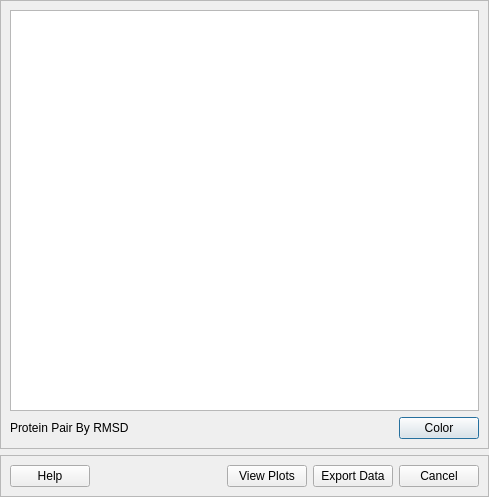
<?xml version="1.0" encoding="UTF-8"?>
<ui version="4.0">
 <class>Dialog</class>
 <widget class="QDialog" name="Dialog">
  <property name="geometry">
   <rect>
    <x>0</x>
    <y>0</y>
    <width>489</width>
    <height>497</height>
   </rect>
  </property>
  <property name="windowTitle">
   <string>Dialog</string>
  </property>
  <layout class="QVBoxLayout" name="verticalLayout_4">
   <property name="leftMargin">
    <number>0</number>
   </property>
   <property name="topMargin">
    <number>0</number>
   </property>
   <property name="rightMargin">
    <number>0</number>
   </property>
   <property name="bottomMargin">
    <number>0</number>
   </property>
   <item>
    <widget class="QFrame" name="frame">
     <property name="frameShape">
      <enum>QFrame::StyledPanel</enum>
     </property>
     <property name="frameShadow">
      <enum>QFrame::Raised</enum>
     </property>
     <layout class="QVBoxLayout" name="verticalLayout_2">
      <item>
       <layout class="QVBoxLayout" name="verticalLayout">
        <item>
         <widget class="QTableWidget" name="table_widget_results"/>
        </item>
        <item>
         <layout class="QHBoxLayout" name="horizontalLayout_2">
          <item>
           <widget class="QLabel" name="label">
            <property name="text">
             <string>Protein Pair By RMSD</string>
            </property>
           </widget>
          </item>
          <item>
           <spacer name="horizontalSpacer_2">
            <property name="orientation">
             <enum>Qt::Horizontal</enum>
            </property>
            <property name="sizeHint" stdset="0">
             <size>
              <width>40</width>
              <height>20</height>
             </size>
            </property>
           </spacer>
          </item>
          <item>
           <widget class="QPushButton" name="btn_color_by_rmsd">
            <property name="text">
             <string>Color</string>
            </property>
           </widget>
          </item>
         </layout>
        </item>
       </layout>
      </item>
     </layout>
    </widget>
   </item>
   <item>
    <widget class="QFrame" name="frame_bottom">
     <property name="frameShape">
      <enum>QFrame::StyledPanel</enum>
     </property>
     <property name="frameShadow">
      <enum>QFrame::Raised</enum>
     </property>
     <layout class="QVBoxLayout" name="verticalLayout_3">
      <item>
       <layout class="QHBoxLayout" name="horizontalLayout">
        <item>
         <widget class="QPushButton" name="btn_help">
          <property name="text">
           <string>Help</string>
          </property>
         </widget>
        </item>
        <item>
         <spacer name="horizontalSpacer">
          <property name="orientation">
           <enum>Qt::Horizontal</enum>
          </property>
          <property name="sizeHint" stdset="0">
           <size>
            <width>40</width>
            <height>20</height>
           </size>
          </property>
         </spacer>
        </item>
        <item>
         <widget class="QPushButton" name="btn_view_plots">
          <property name="text">
           <string>View Plots</string>
          </property>
         </widget>
        </item>
        <item>
         <widget class="QPushButton" name="btn_export_data">
          <property name="text">
           <string>Export Data</string>
          </property>
         </widget>
        </item>
        <item>
         <widget class="QPushButton" name="btn_cancel">
          <property name="text">
           <string>Cancel</string>
          </property>
         </widget>
        </item>
       </layout>
      </item>
     </layout>
    </widget>
   </item>
  </layout>
 </widget>
 <resources/>
 <connections/>
</ui>
